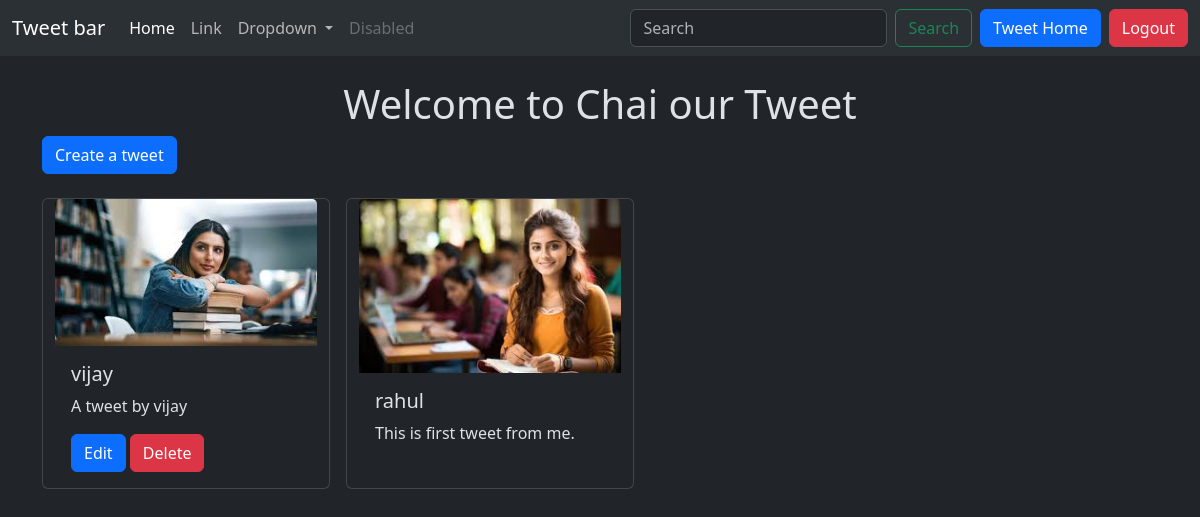
Screenshot of / (signed in) with the database file from the repository.
### tweet/models.py (models this page shows, shortened)
class Tweet(models.Model):
    user = models.ForeignKey(User, on_delete=models.CASCADE)
    text = models.TextField(max_length=240)
    photo = models.ImageField(upload_to='photos/', blank=True, null=True)
    created_at = models.DateTimeField(auto_now_add=True)
    update_at = models.DateTimeField(auto_now=True)

### tweet/views.py (the view)
# urls.py: path('',tweet_list,name='tweet_list'),
def tweet_list(request):
    tweets = Tweet.objects.all().order_by('-created_at')
    return render(request,'tweet_list.html',{'tweets':tweets})

### tweet/templates/tweet_list.html (shortened to what this page needs)
{% extends "layout.html" %}
{% block content %}
<h1 class="text-center mt-4">Welcome to Chai our Tweet</h1>
<a class="btn btn-primary mb-4" href="{% url 'tweet_create' %}">Create a tweet</a>
<div class="container row gap-3">
    {% for tweet in tweets %}
    <div class="card" style="width: 18rem;">
        <img src="{{tweet.photo.url}}" class="card-img-top" alt="...">
        <div class="card-body">
          <h5 class="card-title">{{tweet.user.username}}</h5>
          <p class="card-text">{{tweet.text}}</p>
          {% if tweet.user == user %}
          <a href="{% url 'tweet_edit' tweet.id %}" class="btn btn-primary">Edit</a>
          <a href="{% url 'tweet_delete' tweet.id %}" class="btn btn-danger">Delete</a>
          {% endif %}
        </div>
      </div>
    {% endfor %}
</div>
{% endblock %}

### rows the page displays
Tweet: photo (picture), user.username "vijay", text "A tweet by vijay", shows "Edit"
Tweet: photo (picture), user.username "rahul", text "This is first tweet from me."
